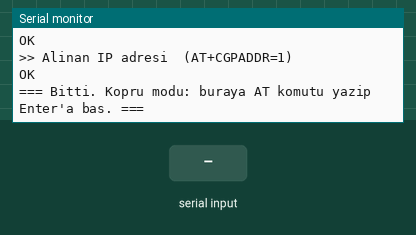
The sketch below on a simulated ESP32-S3. On the bench: the last lines printed to the serial monitor. The test bench sets the inputs (shaded band). The modem accepts every AT command (registered, SIM ready, sends succeed) and sends nothing else.

Above: at 19.3 s.
19.4 s: "ERROR" received over the second serial link
At 20.4 s:
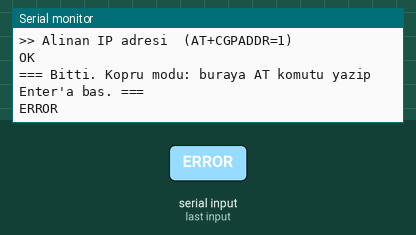
20.9 s: "1" received over the second serial link
At 21.5 s:
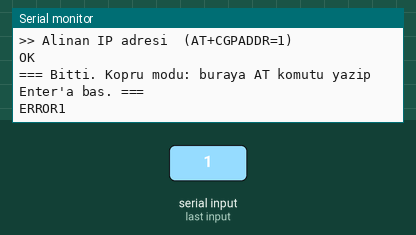

The sketch:

09_modem_test.ino
```cpp
// 09 - MODEM (A7670E) + SIM TESTI  (Waveshare ESP32-S3-A7670E-4G)
// Kartin arkasindaki DIP: 4G = ON, CAM = OFF. SIM takili, PIN kapali. LTE anteni (MAIN) takili.
// Kod modemin hangi pin/hizda konustugunu kendisi arar, sonra durum komutlarini calistirir.
// En sonda "kopru" moduna gecer: Serial Monitor'e yazdigin AT komutu modeme gider.

const int PINLER[][2] = { {17, 18}, {18, 17} };       // {RX, TX} adaylari
const long HIZLAR[]   = { 115200, 9600, 57600, 921600 };
const char *APN = "internet";                            // Turk Telekom - dogrulanacak

String gonder(const char *cmd, uint32_t bekle = 1500) {
  while (Serial1.available()) Serial1.read();
  Serial1.print(cmd); Serial1.print("\r\n");
  String cevap; uint32_t t0 = millis();
  while (millis() - t0 < bekle) {
    while (Serial1.available()) cevap += (char)Serial1.read();
    if (cevap.indexOf("OK") >= 0 || cevap.indexOf("ERROR") >= 0) break;
  }
  cevap.trim();
  return cevap;
}

bool modemBul() {
  for (auto &p : PINLER) for (long hiz : HIZLAR) {
    Serial1.end(); delay(50);
    Serial1.begin(hiz, SERIAL_8N1, p[0], p[1]); delay(100);
    Serial.printf("Deneniyor: RX=%d TX=%d hiz=%ld ... ", p[0], p[1], hiz);
    for (int i = 0; i < 3; i++) {
      if (gonder("AT", 500).indexOf("OK") >= 0) { Serial.println("BULUNDU!"); return true; }
    }
    Serial.println("yok");
  }
  return false;
}

void komut(const char *aciklama, const char *cmd, uint32_t bekle = 2000) {
  Serial.printf("\n>> %s  (%s)\n%s\n", aciklama, cmd, gonder(cmd, bekle).c_str());
}

void setup() {
  Serial.begin(115200);
  delay(3000);
  Serial.println("\n=== MODEM TESTI ===  Modem acilisi icin 15 sn bekleniyor...");
  delay(15000);
  bool ok = false;
  for (int tur = 1; tur <= 3 && !ok; tur++) { Serial.printf("-- Arama turu %d --\n", tur); ok = modemBul(); if (!ok) delay(5000); }
  if (!ok) { Serial.println("\nMODEM CEVAP VERMEDI -> 4G DIP anahtarini ve guc anahtarini kontrol et."); return; }

  komut("Modem bilgisi", "ATI");
  komut("SIM durumu (READY olmali)", "AT+CPIN?");
  komut("Sinyal gucu (ilk sayi 10-31 iyi, 99 = sinyal yok)", "AT+CSQ");
  komut("Operator", "AT+COPS?", 5000);
  komut("4G kaydi (,1 veya ,5 = kayitli)", "AT+CEREG?");
  String apn = String("AT+CGDCONT=1,\"IP\",\"") + APN + "\"";
  komut("APN ayari", apn.c_str());
  komut("Internete baglan", "AT+CGATT=1", 10000);
  komut("Alinan IP adresi", "AT+CGPADDR=1", 3000);
  Serial.println("\n=== Bitti. Kopru modu: buraya AT komutu yazip Enter'a bas. ===");
}

void loop() {
  while (Serial.available())  Serial1.write(Serial.read());
  while (Serial1.available()) Serial.write(Serial1.read());
}
```

Measured:
- after the input at 19.4 s, the serial monitor: prints a new line at once (image 1)
- after the input at 20.9 s, the serial monitor: prints a new line at once (image 2)
